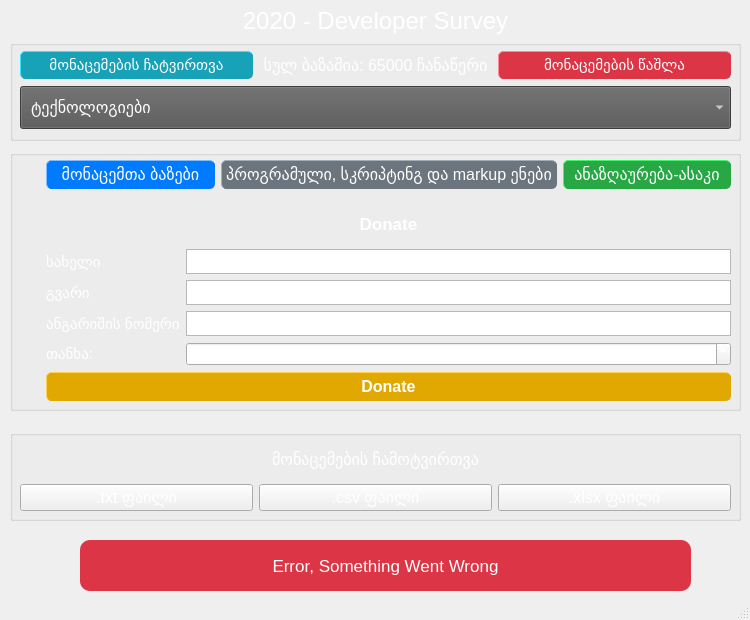
<?xml version="1.0" encoding="UTF-8"?>
<ui version="4.0">
 <class>MainWindow</class>
 <widget class="QMainWindow" name="MainWindow">
  <property name="geometry">
   <rect>
    <x>0</x>
    <y>0</y>
    <width>750</width>
    <height>620</height>
   </rect>
  </property>
  <property name="minimumSize">
   <size>
    <width>750</width>
    <height>620</height>
   </size>
  </property>
  <property name="maximumSize">
   <size>
    <width>750</width>
    <height>620</height>
   </size>
  </property>
  <property name="windowTitle">
   <string>MainWindow</string>
  </property>
  <property name="styleSheet">
   <string notr="true">background: url(C:/Users/Vano/PycharmProjects/final_project/UI/background.png)</string>
  </property>
  <widget class="QWidget" name="centralwidget">
   <widget class="QGroupBox" name="middle_groupbox">
    <property name="geometry">
     <rect>
      <x>10</x>
      <y>150</y>
      <width>731</width>
      <height>261</height>
     </rect>
    </property>
    <property name="styleSheet">
     <string notr="true">QGroupBox#middle_groupbox:disabled {
	background-color : rgba(255, 255, 255, 10)
}</string>
    </property>
    <property name="title">
     <string/>
    </property>
    <widget class="QWidget" name="formLayoutWidget">
     <property name="geometry">
      <rect>
       <x>0</x>
       <y>0</y>
       <width>731</width>
       <height>261</height>
      </rect>
     </property>
     <property name="font">
      <font>
       <pointsize>12</pointsize>
      </font>
     </property>
     <layout class="QFormLayout" name="formLayout">
      <property name="fieldGrowthPolicy">
       <enum>QFormLayout::AllNonFixedFieldsGrow</enum>
      </property>
      <property name="leftMargin">
       <number>10</number>
      </property>
      <property name="topMargin">
       <number>10</number>
      </property>
      <property name="rightMargin">
       <number>10</number>
      </property>
      <property name="bottomMargin">
       <number>10</number>
      </property>
      <item row="3" column="0">
       <spacer name="verticalSpacer_2">
        <property name="font">
         <font>
          <pointsize>12</pointsize>
         </font>
        </property>
        <property name="orientation">
         <enum>Qt::Vertical</enum>
        </property>
        <property name="sizeHint" stdset="0">
         <size>
          <width>20</width>
          <height>40</height>
         </size>
        </property>
       </spacer>
      </item>
      <item row="3" column="1">
       <layout class="QHBoxLayout" name="horizontalLayout">
        <item>
         <widget class="QPushButton" name="btn_dbs">
          <property name="font">
           <font>
            <pointsize>12</pointsize>
           </font>
          </property>
          <property name="cursor">
           <cursorShape>PointingHandCursor</cursorShape>
          </property>
          <property name="styleSheet">
           <string notr="true">QPushButton#btn_dbs{
background-color: #007bff;
color: white;
border-style: outset;
border-width: 1px;
border-radius: 5px;
border-color: #007bff;
padding: 4px;
}

QPushButton#btn_dbs:pressed {
    border-style: inset;
}
</string>
          </property>
          <property name="text">
           <string>მონაცემთა ბაზები</string>
          </property>
         </widget>
        </item>
        <item>
         <widget class="QPushButton" name="btn_programming">
          <property name="font">
           <font>
            <pointsize>12</pointsize>
           </font>
          </property>
          <property name="cursor">
           <cursorShape>PointingHandCursor</cursorShape>
          </property>
          <property name="styleSheet">
           <string notr="true">QPushButton#btn_programming{
background-color: #6c757d;
color: white;
border-style: outset;
border-width: 1px;
border-radius: 5px;
border-color: #6c757d;
padding: 4px;
}

QPushButton#btn_programming:pressed {
    border-style: inset;
}</string>
          </property>
          <property name="text">
           <string>პროგრამული, სკრიპტინგ და markup ენები</string>
          </property>
         </widget>
        </item>
        <item>
         <widget class="QPushButton" name="btn_salary">
          <property name="font">
           <font>
            <pointsize>12</pointsize>
           </font>
          </property>
          <property name="cursor">
           <cursorShape>PointingHandCursor</cursorShape>
          </property>
          <property name="styleSheet">
           <string notr="true">QPushButton#btn_salary{
background-color: #28a745;
color: white;
border-style: outset;
border-width: 1px;
border-radius: 5px;
border-color: #28a745;
padding: 4px;
}

QPushButton#btn_salary:pressed {
    border-style: inset;
}
</string>
          </property>
          <property name="text">
           <string>ანაზღაურება-ასაკი</string>
          </property>
         </widget>
        </item>
       </layout>
      </item>
      <item row="4" column="0">
       <spacer name="verticalSpacer">
        <property name="font">
         <font>
          <pointsize>12</pointsize>
         </font>
        </property>
        <property name="orientation">
         <enum>Qt::Vertical</enum>
        </property>
        <property name="sizeHint" stdset="0">
         <size>
          <width>20</width>
          <height>40</height>
         </size>
        </property>
       </spacer>
      </item>
      <item row="4" column="1">
       <widget class="QLabel" name="label">
        <property name="font">
         <font>
          <pointsize>13</pointsize>
          <weight>75</weight>
          <bold>true</bold>
         </font>
        </property>
        <property name="styleSheet">
         <string notr="true">background: none;
color: white;</string>
        </property>
        <property name="text">
         <string>Donate</string>
        </property>
        <property name="alignment">
         <set>Qt::AlignCenter</set>
        </property>
       </widget>
      </item>
      <item row="6" column="1">
       <layout class="QFormLayout" name="formLayout_2">
        <item row="0" column="0">
         <widget class="QLabel" name="lab_name">
          <property name="styleSheet">
           <string notr="true">color: white;
background:none;
font-size: 15px;</string>
          </property>
          <property name="text">
           <string>სახელი</string>
          </property>
         </widget>
        </item>
        <item row="0" column="1">
         <widget class="QTextEdit" name="text_name">
          <property name="maximumSize">
           <size>
            <width>16777215</width>
            <height>25</height>
           </size>
          </property>
          <property name="styleSheet">
           <string notr="true">color: white;
font-size: 12px;</string>
          </property>
         </widget>
        </item>
        <item row="1" column="0">
         <widget class="QLabel" name="lab_surname">
          <property name="styleSheet">
           <string notr="true">color: white;
background:none;
font-size: 15px;</string>
          </property>
          <property name="text">
           <string>გვარი</string>
          </property>
         </widget>
        </item>
        <item row="1" column="1">
         <widget class="QTextEdit" name="text_surname">
          <property name="maximumSize">
           <size>
            <width>16777215</width>
            <height>25</height>
           </size>
          </property>
          <property name="styleSheet">
           <string notr="true">color: white;
font-size: 12px;</string>
          </property>
         </widget>
        </item>
        <item row="7" column="0">
         <widget class="QLabel" name="lab_iban">
          <property name="styleSheet">
           <string notr="true">color: white;
background:none;
font-size: 15px;</string>
          </property>
          <property name="text">
           <string>ანგარიშის ნომერი</string>
          </property>
         </widget>
        </item>
        <item row="7" column="1">
         <widget class="QTextEdit" name="text_iban">
          <property name="maximumSize">
           <size>
            <width>16777215</width>
            <height>25</height>
           </size>
          </property>
          <property name="styleSheet">
           <string notr="true">color: white;
font-size: 12px;</string>
          </property>
         </widget>
        </item>
        <item row="9" column="0">
         <widget class="QLabel" name="label_6">
          <property name="styleSheet">
           <string notr="true">color: white;
background:none;
font-size: 15px;</string>
          </property>
          <property name="text">
           <string>თანხა:</string>
          </property>
         </widget>
        </item>
        <item row="9" column="1">
         <widget class="QSpinBox" name="text_money">
          <property name="styleSheet">
           <string notr="true">color: white;
font-size:14px;</string>
          </property>
          <property name="minimum">
           <number>1</number>
          </property>
         </widget>
        </item>
       </layout>
      </item>
      <item row="7" column="1">
       <widget class="QPushButton" name="btn_donate">
        <property name="font">
         <font>
          <pointsize>12</pointsize>
          <weight>75</weight>
          <bold>true</bold>
         </font>
        </property>
        <property name="cursor">
         <cursorShape>PointingHandCursor</cursorShape>
        </property>
        <property name="styleSheet">
         <string notr="true">QPushButton#btn_donate{
background-color: #e0a800;
color: white;
border-style: outset;
border-width: 1px;
border-radius: 5px;
border-color: #e0a800;
padding: 4px;
}

QPushButton#btn_donate:pressed {
    border-style: inset;
}
</string>
        </property>
        <property name="text">
         <string>Donate</string>
        </property>
       </widget>
      </item>
     </layout>
    </widget>
   </widget>
   <widget class="QGroupBox" name="bottom_groupbox">
    <property name="geometry">
     <rect>
      <x>10</x>
      <y>430</y>
      <width>731</width>
      <height>91</height>
     </rect>
    </property>
    <property name="styleSheet">
     <string notr="true">QGroupBox#bottom_groupbox:disabled {
background-color : rgba(0, 0, 0, 60)
}</string>
    </property>
    <property name="title">
     <string/>
    </property>
    <widget class="QWidget" name="verticalLayoutWidget_2">
     <property name="geometry">
      <rect>
       <x>0</x>
       <y>0</y>
       <width>731</width>
       <height>91</height>
      </rect>
     </property>
     <property name="font">
      <font>
       <pointsize>12</pointsize>
      </font>
     </property>
     <layout class="QVBoxLayout" name="verticalLayout_2">
      <property name="leftMargin">
       <number>10</number>
      </property>
      <property name="topMargin">
       <number>10</number>
      </property>
      <property name="rightMargin">
       <number>10</number>
      </property>
      <property name="bottomMargin">
       <number>10</number>
      </property>
      <item>
       <widget class="QLabel" name="label_5">
        <property name="font">
         <font>
          <pointsize>12</pointsize>
         </font>
        </property>
        <property name="styleSheet">
         <string notr="true">color: white;
background: none;</string>
        </property>
        <property name="text">
         <string>მონაცემების ჩამოტვირთვა</string>
        </property>
        <property name="alignment">
         <set>Qt::AlignCenter</set>
        </property>
       </widget>
      </item>
      <item>
       <layout class="QHBoxLayout" name="horizontalLayout_2">
        <item>
         <widget class="QPushButton" name="btn_txt">
          <property name="font">
           <font>
            <pointsize>12</pointsize>
           </font>
          </property>
          <property name="cursor">
           <cursorShape>PointingHandCursor</cursorShape>
          </property>
          <property name="styleSheet">
           <string notr="true">color: white;</string>
          </property>
          <property name="text">
           <string>.txt ფაილი</string>
          </property>
         </widget>
        </item>
        <item>
         <widget class="QPushButton" name="btn_csv">
          <property name="font">
           <font>
            <pointsize>12</pointsize>
           </font>
          </property>
          <property name="cursor">
           <cursorShape>PointingHandCursor</cursorShape>
          </property>
          <property name="styleSheet">
           <string notr="true">color: white;</string>
          </property>
          <property name="text">
           <string>.csv ფაილი</string>
          </property>
         </widget>
        </item>
        <item>
         <widget class="QPushButton" name="btn_xlsx">
          <property name="font">
           <font>
            <pointsize>12</pointsize>
           </font>
          </property>
          <property name="cursor">
           <cursorShape>PointingHandCursor</cursorShape>
          </property>
          <property name="styleSheet">
           <string notr="true">color: white;</string>
          </property>
          <property name="text">
           <string>.xlsx ფაილი</string>
          </property>
         </widget>
        </item>
       </layout>
      </item>
     </layout>
    </widget>
   </widget>
   <widget class="QGroupBox" name="top_groupbox">
    <property name="geometry">
     <rect>
      <x>10</x>
      <y>40</y>
      <width>731</width>
      <height>101</height>
     </rect>
    </property>
    <property name="styleSheet">
     <string notr="true">QGroupBox#top_groupbox:disabled {
background-color : rgba(0, 0, 0, 60)
}</string>
    </property>
    <property name="title">
     <string/>
    </property>
    <widget class="QWidget" name="verticalLayoutWidget">
     <property name="geometry">
      <rect>
       <x>0</x>
       <y>0</y>
       <width>731</width>
       <height>101</height>
      </rect>
     </property>
     <property name="font">
      <font>
       <pointsize>12</pointsize>
      </font>
     </property>
     <layout class="QVBoxLayout" name="verticalLayout">
      <property name="leftMargin">
       <number>10</number>
      </property>
      <property name="topMargin">
       <number>10</number>
      </property>
      <property name="rightMargin">
       <number>10</number>
      </property>
      <property name="bottomMargin">
       <number>10</number>
      </property>
      <item>
       <layout class="QHBoxLayout" name="horizontalLayout_3">
        <item>
         <widget class="QPushButton" name="btn_upload">
          <property name="font">
           <font>
            <pointsize>11</pointsize>
           </font>
          </property>
          <property name="cursor">
           <cursorShape>PointingHandCursor</cursorShape>
          </property>
          <property name="styleSheet">
           <string notr="true">QPushButton#btn_upload{
background-color:#17a2b8;
color: white;
border-style: outset;
border-width: 1px;
border-radius: 5px;
border-color: #17a2b8;
padding: 4px;
}

QPushButton#btn_upload:pressed {
    border-style: inset;
}</string>
          </property>
          <property name="text">
           <string>მონაცემების ჩატვირთვა</string>
          </property>
         </widget>
        </item>
        <item>
         <widget class="QLabel" name="quantity">
          <property name="font">
           <font>
            <pointsize>12</pointsize>
           </font>
          </property>
          <property name="styleSheet">
           <string notr="true">color: white;</string>
          </property>
          <property name="text">
           <string>სულ ბაზაშია: 65000 ჩანაწერი</string>
          </property>
          <property name="alignment">
           <set>Qt::AlignCenter</set>
          </property>
          <property name="margin">
           <number>5</number>
          </property>
         </widget>
        </item>
        <item>
         <widget class="QPushButton" name="btn_delete_all">
          <property name="font">
           <font>
            <pointsize>11</pointsize>
           </font>
          </property>
          <property name="cursor">
           <cursorShape>PointingHandCursor</cursorShape>
          </property>
          <property name="styleSheet">
           <string notr="true">QPushButton#btn_delete_all{
background-color: #dc3545;
color: white;
border-style: outset;
border-width: 1px;
border-radius: 5px;
border-color: #dc3545;
padding: 4px;
}

QPushButton#btn_delete_all:pressed {
    border-style: inset;
}</string>
          </property>
          <property name="text">
           <string>მონაცემების წაშლა</string>
          </property>
         </widget>
        </item>
       </layout>
      </item>
      <item>
       <widget class="QComboBox" name="comboBox">
        <property name="font">
         <font>
          <pointsize>12</pointsize>
         </font>
        </property>
        <property name="cursor">
         <cursorShape>PointingHandCursor</cursorShape>
        </property>
        <property name="styleSheet">
         <string notr="true">padding: 10px;
color: white;
background: #555;</string>
        </property>
        <item>
         <property name="text">
          <string>ტექნოლოგიები</string>
         </property>
        </item>
        <item>
         <property name="text">
          <string>მონაცემები</string>
         </property>
        </item>
       </widget>
      </item>
     </layout>
    </widget>
   </widget>
   <widget class="QLabel" name="heading">
    <property name="enabled">
     <bool>true</bool>
    </property>
    <property name="geometry">
     <rect>
      <x>10</x>
      <y>0</y>
      <width>731</width>
      <height>41</height>
     </rect>
    </property>
    <property name="font">
     <font>
      <family>Arial</family>
      <pointsize>18</pointsize>
      <weight>50</weight>
      <italic>false</italic>
      <bold>false</bold>
      <underline>false</underline>
      <strikeout>false</strikeout>
     </font>
    </property>
    <property name="styleSheet">
     <string notr="true">color: white;
background: none;</string>
    </property>
    <property name="text">
     <string>2020 - Developer Survey</string>
    </property>
    <property name="alignment">
     <set>Qt::AlignCenter</set>
    </property>
   </widget>
   <widget class="QLabel" name="error_msg">
    <property name="geometry">
     <rect>
      <x>80</x>
      <y>540</y>
      <width>611</width>
      <height>51</height>
     </rect>
    </property>
    <property name="styleSheet">
     <string notr="true">font-size: 17px;
color: white;
background: #dc3545;
border-radius: 10px;</string>
    </property>
    <property name="text">
     <string>Error, Something Went Wrong</string>
    </property>
    <property name="alignment">
     <set>Qt::AlignCenter</set>
    </property>
   </widget>
  </widget>
  <widget class="QStatusBar" name="statusbar"/>
 </widget>
 <resources/>
 <connections/>
</ui>
